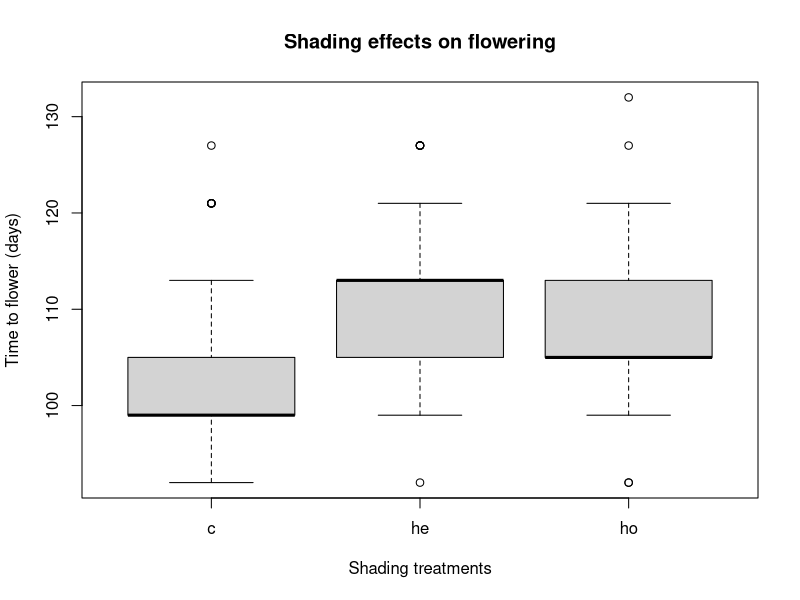
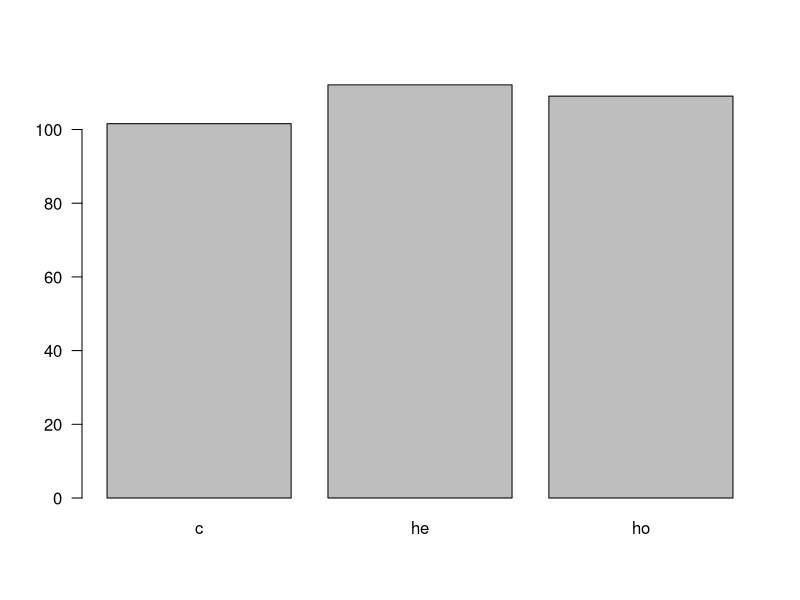

Generate these figures, in order, with R:
## ---- chunk 1
# data wrangling
# read.csv ideally takes cares of data type, but some times it fails to recognize the values.
# Your NA strings in the csv file, N/A, are interpreted as character and then the whole column is converted to character(https://stackoverflow.com/questions/20060706).
greenhouse_data <- read.csv('data/Greenhouse_data_TH/het data-Table 1.csv',header = TRUE,as.is = TRUE,na.strings = "n/a")
str(greenhouse_data)
## ---- chunk 2
summary(greenhouse_data)
## ---- chunk 3
# Lets look at avaliable treatments
unique(greenhouse_data$treatment)
## ---- chunk 4
# In the experiment, these are the treatment groups, but what are those , and why are they here.
# Lets look at the researcher's real question - "I wanted to know whether these differences in responses to shading can be traced back to differences inlight availability in the ﬁeld". So, to setup the scenarios so to speak, she needed to simulate different growing conditions

#c, control; he, heterogeneous shading; ho, homogeneous shading



# 
## ---- chunk 5
# For our purpose, we will consider one question
# Time to ﬁrst ﬂowering was determined as the number of days between planting and ﬁrst ﬂowering



## ---- chunk 6
# Note - na.rm	a logical value indicating whether NA values should be stripped before the computation proceeds.
mean.c <- mean(greenhouse_data[greenhouse_data$treatment=='c','first.flower'],na.rm=TRUE)
mean.he <- mean(greenhouse_data[greenhouse_data$treatment=='he','first.flower'],na.rm=TRUE)
mean.ho <- mean(greenhouse_data[greenhouse_data$treatment=='ho','first.flower'],na.rm=TRUE)

treatmentxflowering_means <- c(mean.c,mean.he,mean.ho)
treatmentxflowering_means
# W
## ---- chunk 7
# Do a box plot to confirm your means
boxplot(first.flower~treatment,data=greenhouse_data, main="Shading effects on flowering", 
  	xlab="Shading treatments", ylab="Time to flower (days)")
## ---- chunk 8
t.test(greenhouse_data[greenhouse_data$treatment=='c','first.flower'],greenhouse_data[greenhouse_data$treatment=='he','first.flower'],alternative = "two.sided",conf.level = 0.95)
## ---- chunk 9
se <- function(x) sqrt(var(x,na.rm = TRUE)/length(x))
treatmentxflowering_se <- c(se(greenhouse_data[greenhouse_data$treatment=='c','first.flower']),
                            se(greenhouse_data[greenhouse_data$treatment=='he','first.flower']),
                            se(greenhouse_data[greenhouse_data$treatment=='ho','first.flower']))

top_SE <- max(treatmentxflowering_means+treatmentxflowering_se*2)
treatments <- c("c", "he", "ho")
barCenters <- barplot(treatmentxflowering_means, names.arg=treatments, col="gray", las=1, ylim=c(0,top_SE))
## ---- chunk 10

